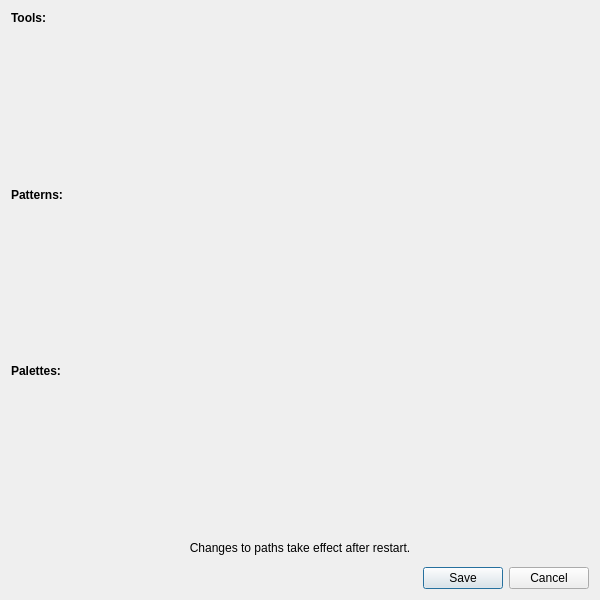
<?xml version="1.0" encoding="UTF-8"?>
<ui version="4.0">
 <class>UserPathsDialog</class>
 <widget class="QDialog" name="UserPathsDialog">
  <property name="geometry">
   <rect>
    <x>0</x>
    <y>0</y>
    <width>600</width>
    <height>600</height>
   </rect>
  </property>
  <property name="windowTitle">
   <string>Resource Paths</string>
  </property>
  <layout class="QVBoxLayout" name="verticalLayout">
   <property name="spacing">
    <number>12</number>
   </property>
   <item>
    <widget class="QLabel" name="toolPathsLabel">
     <property name="text">
      <string>&lt;b&gt;Tools:&lt;/b&gt;</string>
     </property>
    </widget>
   </item>
   <item>
    <widget class="PathListWidget" name="toolListWidget" native="true">
     <property name="sizePolicy">
      <sizepolicy hsizetype="Preferred" vsizetype="Preferred">
       <horstretch>0</horstretch>
       <verstretch>1</verstretch>
      </sizepolicy>
     </property>
    </widget>
   </item>
   <item>
    <widget class="QLabel" name="patternPathsLabel">
     <property name="text">
      <string>&lt;b&gt;Patterns:&lt;/b&gt;</string>
     </property>
    </widget>
   </item>
   <item>
    <widget class="PathListWidget" name="patternListWidget" native="true">
     <property name="sizePolicy">
      <sizepolicy hsizetype="Preferred" vsizetype="Preferred">
       <horstretch>0</horstretch>
       <verstretch>1</verstretch>
      </sizepolicy>
     </property>
    </widget>
   </item>
   <item>
    <widget class="QLabel" name="palettePathsLabel">
     <property name="text">
      <string>&lt;b&gt;Palettes:&lt;/b&gt;</string>
     </property>
    </widget>
   </item>
   <item>
    <widget class="PathListWidget" name="paletteListWidget" native="true">
     <property name="sizePolicy">
      <sizepolicy hsizetype="Preferred" vsizetype="Preferred">
       <horstretch>0</horstretch>
       <verstretch>1</verstretch>
      </sizepolicy>
     </property>
    </widget>
   </item>
   <item>
    <widget class="QLabel" name="infoLabel">
     <property name="text">
      <string>Changes to paths take effect after restart.</string>
     </property>
     <property name="alignment">
      <set>Qt::AlignCenter</set>
     </property>
    </widget>
   </item>
   <item>
    <widget class="QDialogButtonBox" name="buttonBox">
     <property name="orientation">
      <enum>Qt::Horizontal</enum>
     </property>
     <property name="standardButtons">
      <set>QDialogButtonBox::Cancel|QDialogButtonBox::Save</set>
     </property>
    </widget>
   </item>
  </layout>
 </widget>
 <customwidgets>
  <customwidget>
   <class>PathListWidget</class>
   <extends>QWidget</extends>
   <header>pathlistwidget.h</header>
   <container>1</container>
  </customwidget>
 </customwidgets>
 <resources/>
 <connections>
  <connection>
   <sender>buttonBox</sender>
   <signal>accepted()</signal>
   <receiver>UserPathsDialog</receiver>
   <slot>accept()</slot>
   <hints>
    <hint type="sourcelabel">
     <x>248</x>
     <y>254</y>
    </hint>
    <hint type="destinationlabel">
     <x>157</x>
     <y>274</y>
    </hint>
   </hints>
  </connection>
  <connection>
   <sender>buttonBox</sender>
   <signal>rejected()</signal>
   <receiver>UserPathsDialog</receiver>
   <slot>reject()</slot>
   <hints>
    <hint type="sourcelabel">
     <x>316</x>
     <y>260</y>
    </hint>
    <hint type="destinationlabel">
     <x>286</x>
     <y>274</y>
    </hint>
   </hints>
  </connection>
 </connections>
</ui>
